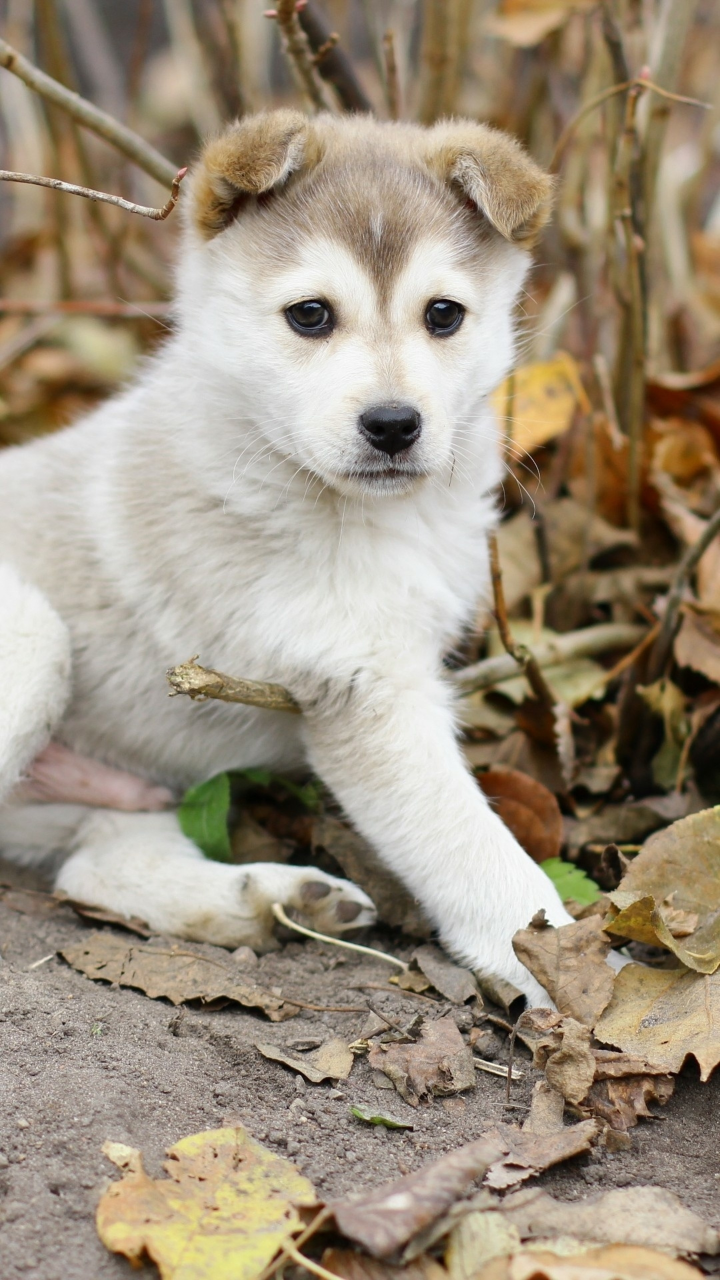
#> input picture Computer_Vision/Recource/picture1.jpg, 2160 x 3840 px, found by its file name (shown at 1/3 size)
$ python 09_Basic_function.py
#> lines starting #> are read from the running program, lines starting #| are printed output that depends on the picture; after the words box and inside, x2 and y2 are one past the last pixel; in counts of white or black regions, pixels touching at a corner belong together
import cv2 as cv
import numpy as np


img= cv.imread("G:\Open_cv\Computer_Vision\Recource\picture1.jpg")
#> img is the input picture: shape (3840, 2160, 3); mean B, G, R 126, 144.8, 157.8

# function to set size

img=cv.resize(img,(300,500))
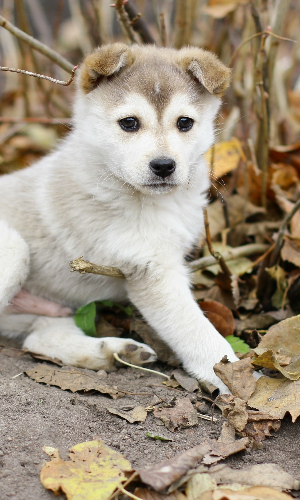
#> img: shape (500, 300, 3); mean B, G, R 125.8, 144.7, 157.6

# gray imag

gray_img = cv.cvtColor(img,cv.COLOR_BGR2GRAY)
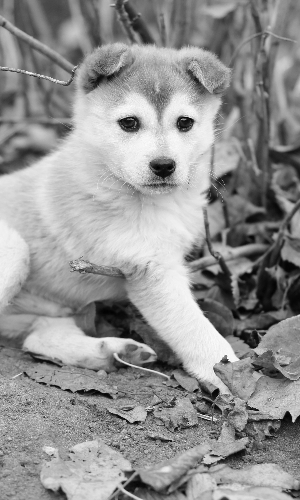
#> gray_img: shape (500, 300); min 2, max 252, mean 146.4
# binary image
(thresh,binary) = cv.threshold(gray_img ,127,255,cv.THRESH_BINARY)
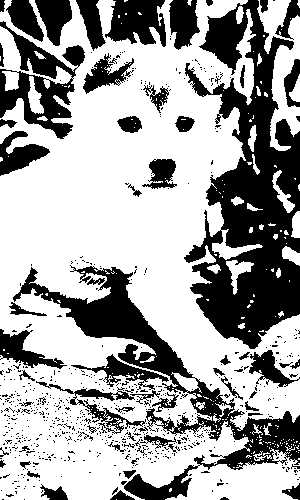
#> binary: shape (500, 300); 64.3% white; 680 black regions (616 under 20 px), largest, box (x1, y1, x2, y2) and area: (184, 0, 300, 349) 20566, (13, 265, 300, 500) 11114, (0, 21, 85, 139) 3894

# blured image

blured_imag = cv.GaussianBlur(img,(7,7),0)
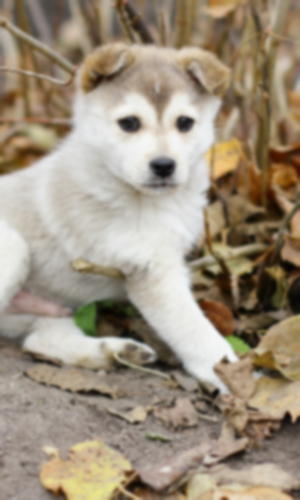
#> blured_imag: shape (500, 300, 3); mean B, G, R 125.8, 144.7, 157.6


# Edge detection
edge_dect = cv.Canny(img,48,48)
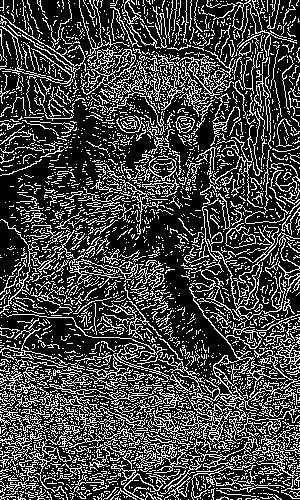
#> edge_dect: shape (500, 300); 26.8% white in thin lines or dots


cv.imshow("Original",img)
cv.imshow("Gray_image",gray_img)
cv.imshow("Black_image",binary)
cv.imshow("Blured",blured_imag)
cv.imshow("Edge_detection",edge_dect)

cv.waitKey(0)
cv.destroyAllWindows()

$ run again, with Computer_Vision/Recource/picture2.jpg copied over Computer_Vision/Recource/picture1.jpg
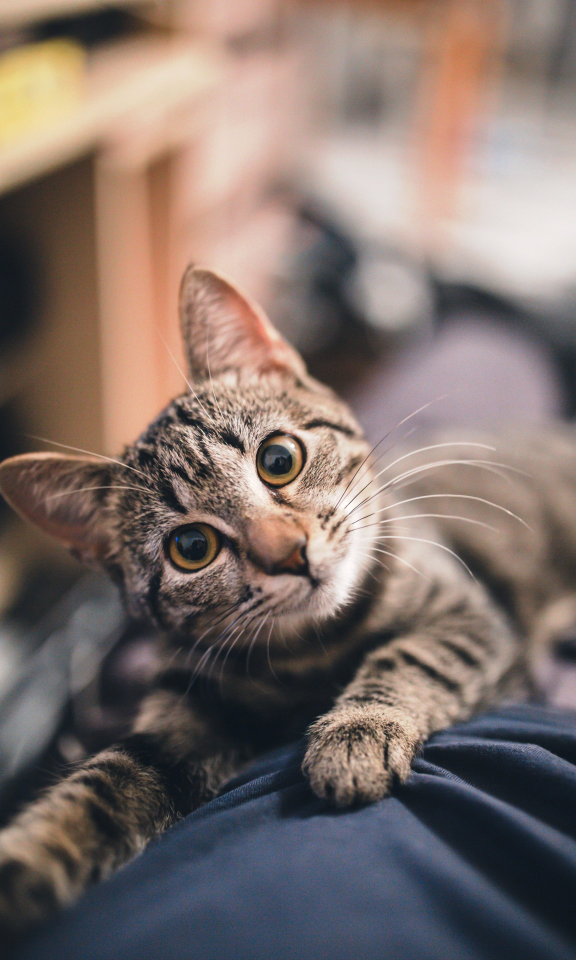
#> input picture Computer_Vision/Recource/picture2.jpg, 2304 x 3840 px, found by its file name (shown at 1/4 size)
#> img is the input picture: shape (3840, 2304, 3); mean B, G, R 106.7, 112.1, 126.6
#> img: shape (500, 300, 3)
#> `(thresh,binary) = cv.threshold(gray_img ,127,255,cv.THRESH_BINARY)`:
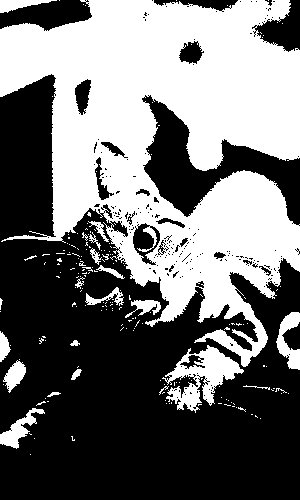
#> binary: shape (500, 300); 44.3% white; 191 white regions (169 under 20 px), largest, box (x1, y1, x2, y2) and area: (0, 0, 300, 367) 60119, (162, 345, 244, 413) 2300, (276, 312, 300, 370) 705
#> `edge_dect = cv.Canny(img,48,48)`:
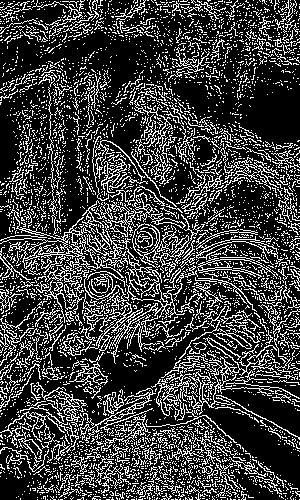
#> edge_dect: shape (500, 300); 24.4% white in thin lines or dots
